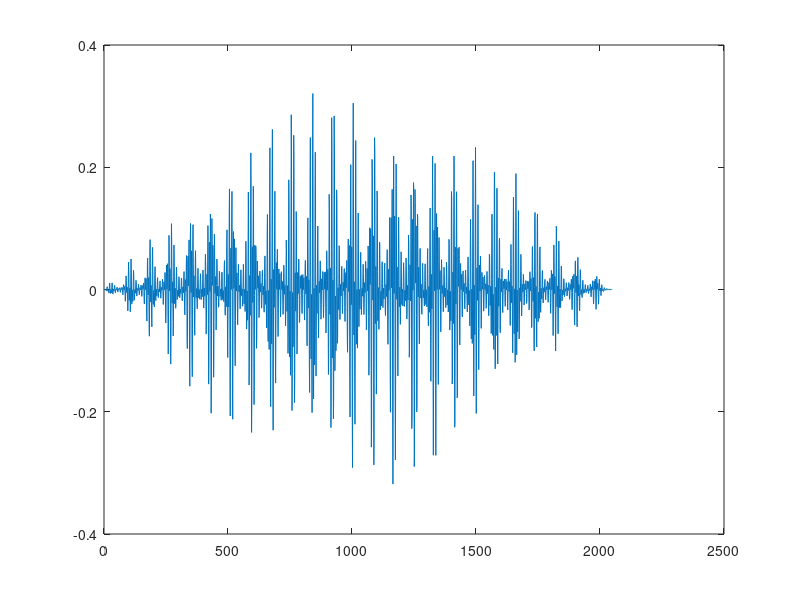

Source code (MATLAB):
function DEMO_Articulation


Hz = 8192;  % Default sampling frequency
f0 = 100;   % Fundamental frequency 100Hz


% Formant frequencies (https://en.wikipedia.org/wiki/Formant)
%--------------------------------------------------------------------------
f1_2 = [850 1610;  % 'a'
        390 2300;  % 'e'
        240 2400;  % 'i'
        360 640;   % 'o'
        250 595];  % 'u


% Generate vowel sound
%--------------------------------------------------------------------------
v  = 1;
T  = 0.25; 
t  = 0:1/Hz:T;
F  = [f1_2(v,1)*ones(1,length(t));
      f1_2(v,2)*ones(1,length(t))];
S0 = exp(sin(2*pi*t*f0));
S  = sin(pi*t/T).*S0.*sum(sin(2*pi*t.*F))/16;

plot(S)

sound(S)